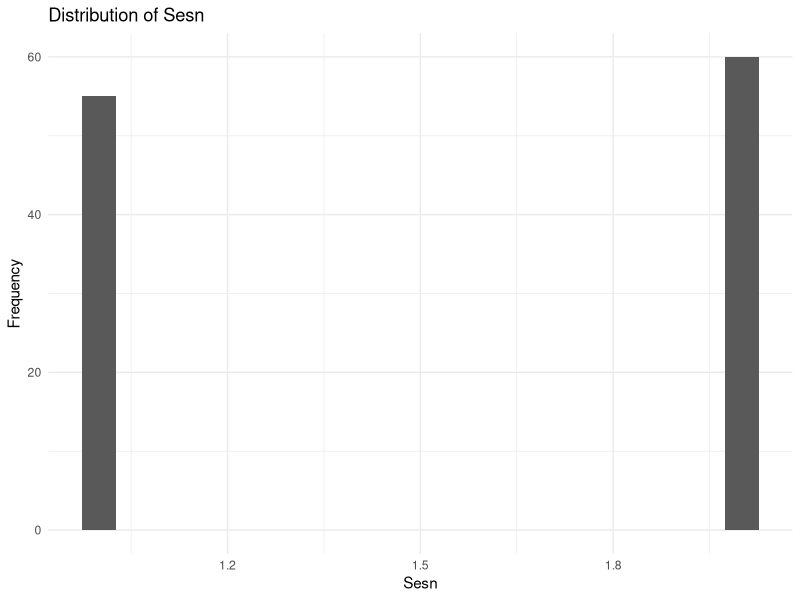
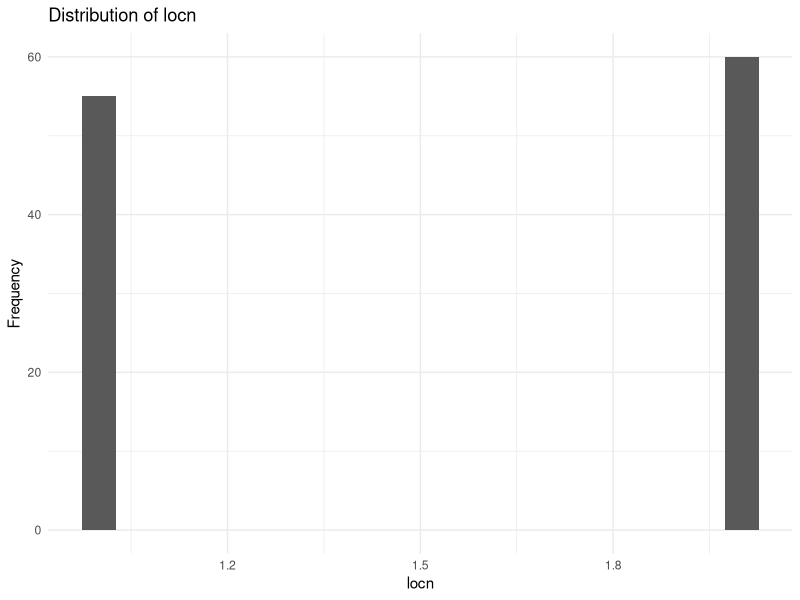
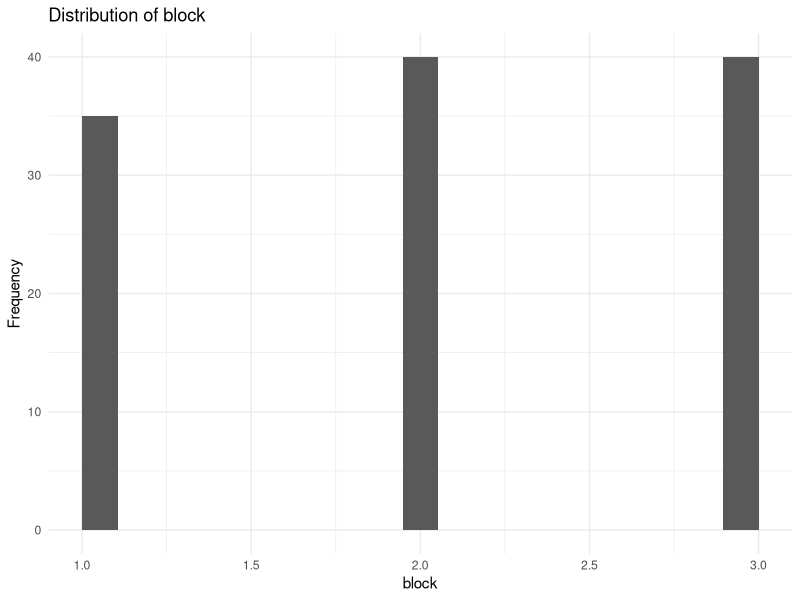
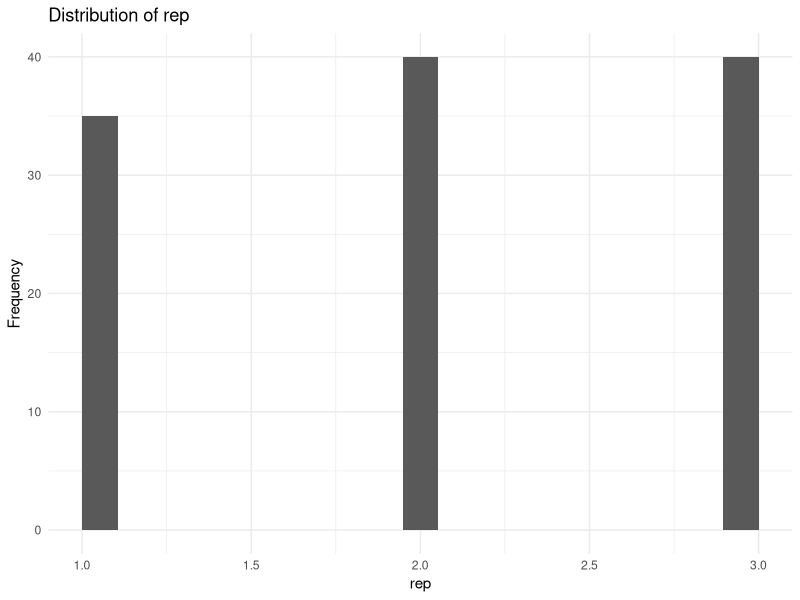
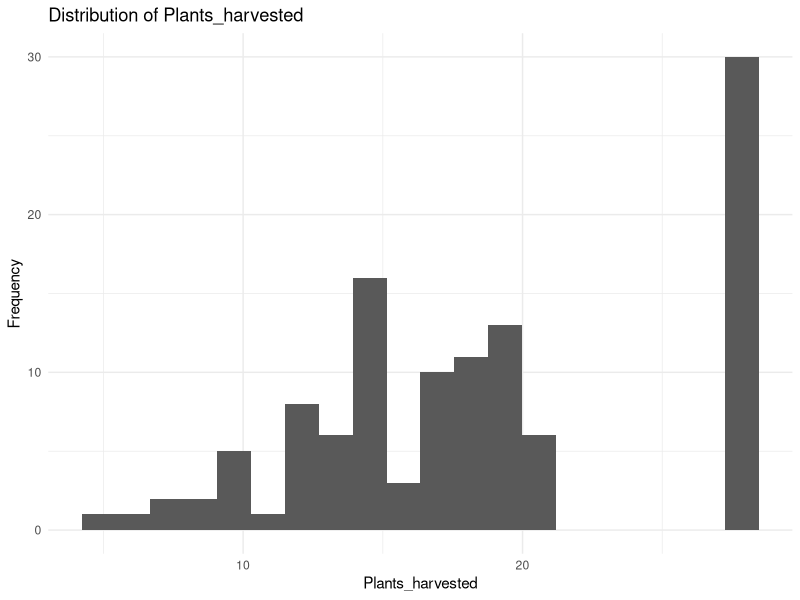
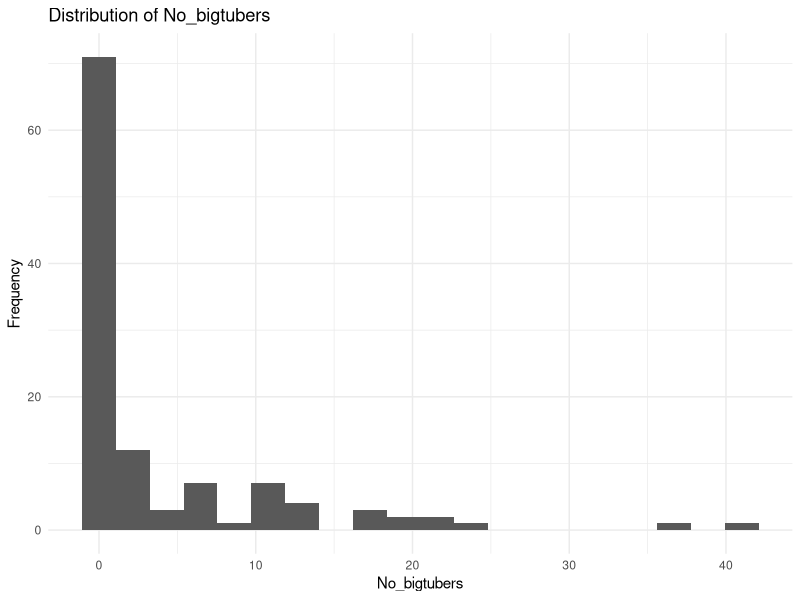
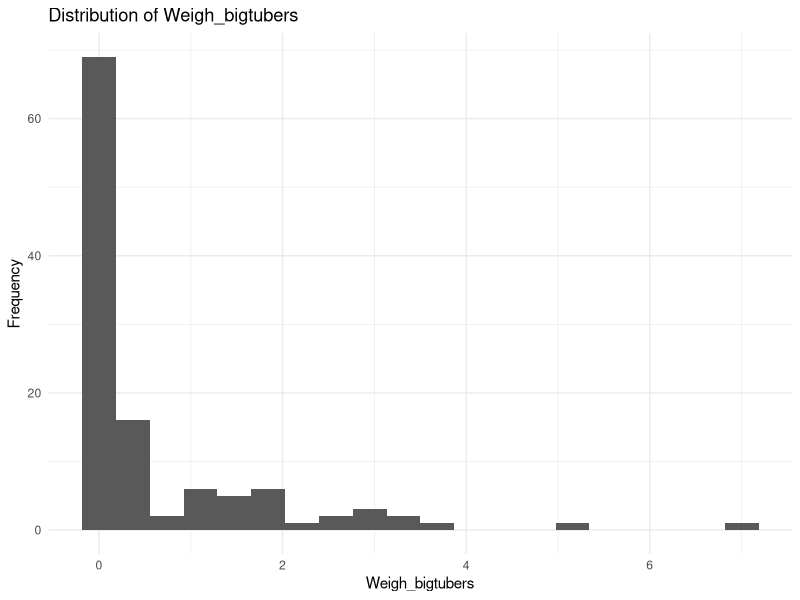
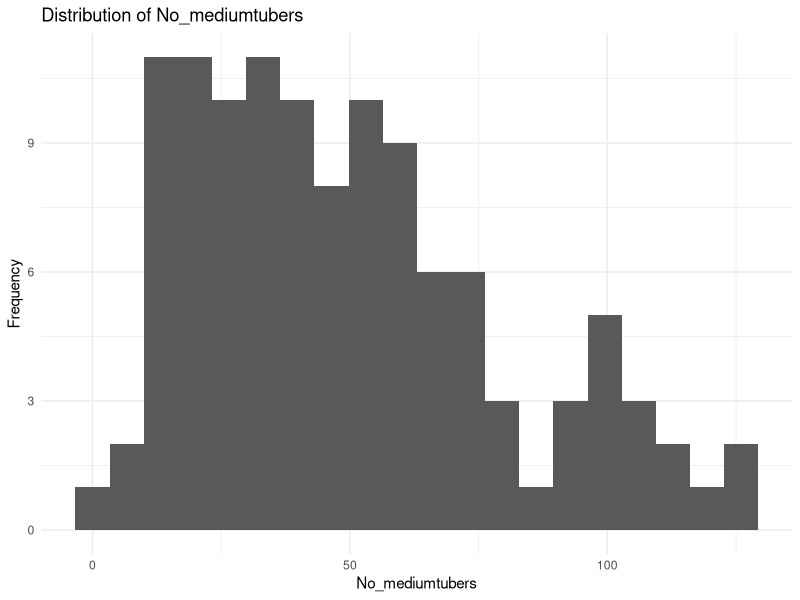

These figures' R source, in order:
## ---- chunk 1
knitr::opts_chunk$set(root.dir = "C:/Users/HP/OneDrive/Desktop/cassava-yield-r-project_1/data/raw")
knitr::opts_chunk$set(echo = TRUE, message = FALSE, warning = FALSE)
## ---- chunk 2
packages <- c("readxl", "dplyr", "ggplot2", "tidyr", "knitr")
installed <- rownames(installed.packages())

for (p in packages) {
  if (!(p %in% installed)) install.packages(p)
}

library(readxl)
library(dplyr)
library(ggplot2)
library(tidyr)
library(knitr)

df <- read_excel("../data/raw/Cassava_Yield_Data.xlsx",
                 sheet = "Cassava Data")
names(df) <- trimws(names(df))
## ---- chunk 3
head(df)
## ---- chunk 4
dim(df)
names(df)
str(df)
## ---- chunk 5
summary(df)
## ---- chunk 6
numeric_vars <- names(df)[sapply(df, is.numeric)]

for (v in numeric_vars) {
  print(
    ggplot(df, aes(x = .data[[v]])) +
      geom_histogram(bins = 20) +
      labs(title = paste("Distribution of", v),
           x = v, y = "Frequency") +
      theme_minimal()
  )
}
## ---- chunk 7
missing_by_variable <- colSums(is.na(df))
missing_by_variable
sum(is.na(df))
## ---- chunk 8
outlier_report <- data.frame(
  variable = character(),
  Q1 = numeric(),
  Q3 = numeric(),
  IQR = numeric(),
  lower_fence = numeric(),
  upper_fence = numeric(),
  outlier_count = integer()
)

for (v in numeric_vars) {
  x <- df[[v]]
  q1 <- quantile(x, 0.25)
  q3 <- quantile(x, 0.75)
  iqr_value <- q3 - q1
  lower <- q1 - 1.5 * iqr_value
  upper <- q3 + 1.5 * iqr_value
  n_out <- sum(x < lower | x > upper)

  outlier_report <- rbind(
    outlier_report,
    data.frame(
      variable = v,
      Q1 = q1,
      Q3 = q3,
      IQR = iqr_value,
      lower_fence = lower,
      upper_fence = upper,
      outlier_count = n_out
    )
  )
}

outlier_report
## ---- chunk 9
df_clean <- df

for (v in numeric_vars) {
  med <- median(df_clean[[v]], na.rm = TRUE)
  df_clean[[v]][is.na(df_clean[[v]])] <- med
}

vars_to_cap <- c(
  "Plants_harvested", "No_bigtubers", "Weigh_bigtubers",
  "No_mediumtubers", "Weight_mediumtubers", "No_smalltubers",
  "Weight_smalltubers", "Totaltuberno", "AV_tubers_Plant",
  "Total_tubweight", "plotsize", "TotalWeightperhectare",
  "TotalTuberperHectare"
)

for (v in vars_to_cap) {
  q1 <- quantile(df_clean[[v]], 0.25)
  q3 <- quantile(df_clean[[v]], 0.75)
  iqr_value <- q3 - q1
  lower <- q1 - 1.5 * iqr_value
  upper <- q3 + 1.5 * iqr_value

  df_clean[[v]] <- pmax(df_clean[[v]], lower)
  df_clean[[v]] <- pmin(df_clean[[v]], upper)
}

sum(is.na(df_clean))
## ---- chunk 10
ggplot(df_clean,
       aes(x = TotalTuberperHectare,
           y = TotalWeightperhectare)) +
  geom_point() +
  geom_smooth(method = "lm", se = TRUE) +
  labs(
    title = "Total Tuber per Hectare vs Total Weight per Hectare",
    x = "Total Tuber per Hectare",
    y = "Total Weight per Hectare"
  ) +
  theme_minimal()
## ---- chunk 11
cor_test <- cor.test(
  df_clean$TotalTuberperHectare,
  df_clean$TotalWeightperhectare,
  method = "pearson"
)

cor_test
## ---- chunk 12
ggplot(df_clean,
       aes(x = tillage,
           y = TotalWeightperhectare)) +
  geom_boxplot() +
  labs(
    title = "Total Weight per Hectare by Tillage Method",
    x = "Tillage Method",
    y = "Total Weight per Hectare"
  ) +
  theme_minimal()
## ---- chunk 13
t.test(
  TotalWeightperhectare ~ tillage,
  data = df_clean
)
## ---- chunk 14
table(df_clean$tillage, df_clean$ferT)
## ---- chunk 15
ggplot(df_clean, aes(x = ferT, fill = tillage)) +
  geom_bar(position = "dodge") +
  labs(
    title = "Tillage Method by Fertilizer Application",
    x = "Fertilizer",
    y = "Count",
    fill = "Tillage"
  ) +
  theme_minimal()
## ---- chunk 16
chisq.test(table(df_clean$tillage, df_clean$ferT))
## ---- chunk 17
ggplot(df_clean,
       aes(x = ferT,
           y = TotalWeightperhectare)) +
  geom_boxplot() +
  labs(
    title = "Total Weight per Hectare by Fertilizer",
    x = "Fertilizer",
    y = "Total Weight per Hectare"
  ) +
  theme_minimal()
## ---- chunk 18
anova_weight <- aov(
  TotalWeightperhectare ~ ferT,
  data = df_clean
)

summary(anova_weight)
## ---- chunk 19
df_clean %>%
  group_by(ferT) %>%
  summarise(
    n = n(),
    mean_weight = mean(TotalWeightperhectare),
    sd_weight = sd(TotalWeightperhectare),
    mean_tuber = mean(TotalTuberperHectare),
    sd_tuber = sd(TotalTuberperHectare)
  )
## ---- chunk 20
ggplot(df_clean,
       aes(x = ferT,
           y = TotalTuberperHectare)) +
  geom_boxplot() +
  labs(
    title = "Total Tuber per Hectare by Fertilizer",
    x = "Fertilizer",
    y = "Total Tuber per Hectare"
  ) +
  theme_minimal()
## ---- chunk 21
anova_tuber <- aov(
  TotalTuberperHectare ~ ferT,
  data = df_clean
)

summary(anova_tuber)
## ---- chunk 22
t.test(
  TotalWeightperhectare ~ tillage,
  data = df_clean
)
## ---- chunk 23
t.test(
  TotalTuberperHectare ~ tillage,
  data = df_clean
)
